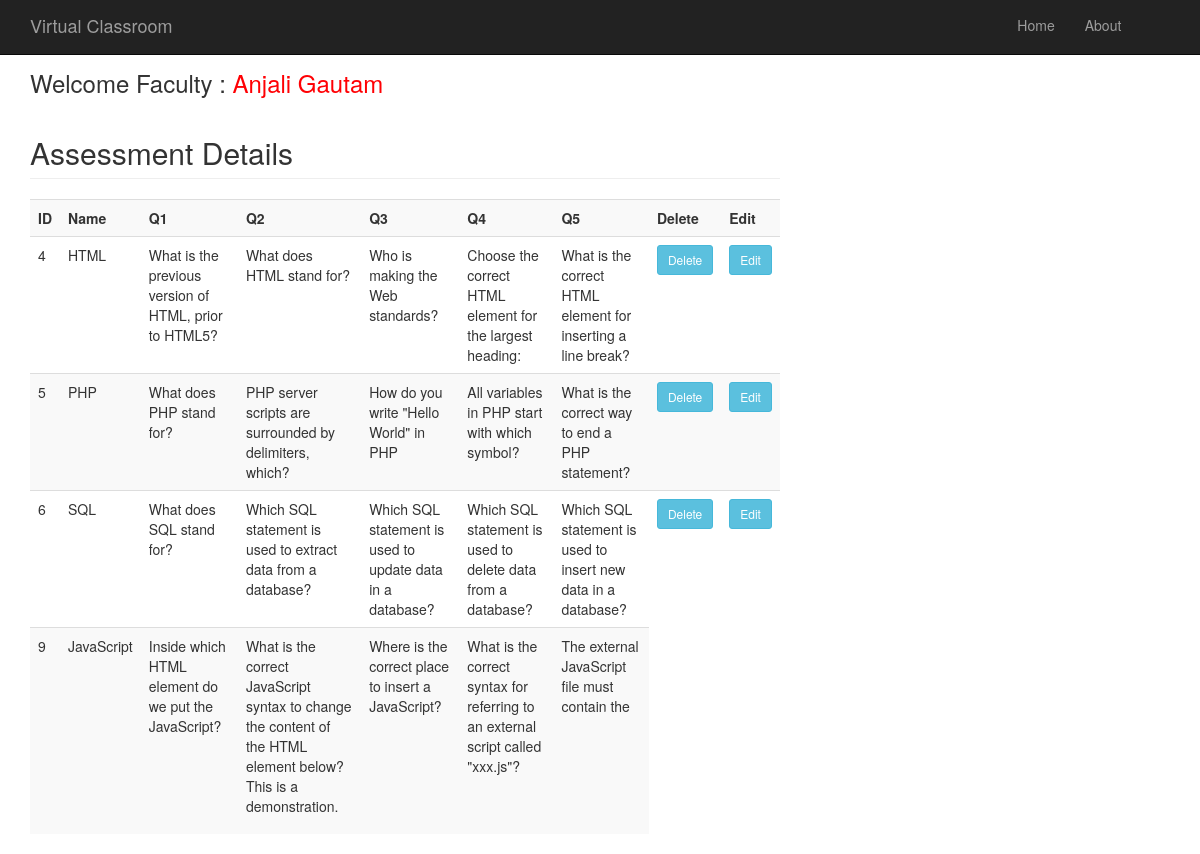
The app's page /manageassessment.php (signed in) with its own data.
### tables this page shows
CREATE TABLE `examdetails` (
  `ExamID` int(50) NOT NULL,
  `ExamName` varchar(50) NOT NULL,
  `Q1` varchar(10000) NOT NULL,
  `Q2` varchar(10000) NOT NULL,
  `Q3` varchar(10000) NOT NULL,
  `Q4` varchar(10000) NOT NULL,
  `Q5` varchar(10000) NOT NULL
);

### manageassessment.php (the view, shortened to what this page needs)
<?php
$fname = $_SESSION[ "fname" ];
?>
<?php include('fhead.php');  ?>
<div class="container">
	<div class="row">
		<div class="col-md-8">
			<h3> Welcome Faculty : <a href="welcomefaculty.php" ><span style="color:#FF0004"> <?php echo $fname; ?></span></a> </h3>
			<?php
				include('database.php');
				$sql="SELECT * FROM examdetails";
				$rs=mysqli_query($connect,$sql);
				echo "<h2 class='page-header'>Assessment Details</h2>";
				echo "<table class='table table-striped' style='width:100%'>
				<tr>
					<th>ID</th>
					<th>Name</th>
					<th>Q1</th>
					<th>Q2</th>
					<th>Q3</th>
					<th>Q4</th>
					<th>Q5</th>
					<th>Delete</th>
					<th>Edit</th>
				</tr>";
				while($row=mysqli_fetch_array($rs))
				{
				?>
			<tr>
				<td>
					<?PHP echo $row['ExamID'];?>
				</td>
				<td>
					<?PHP echo $row['ExamName'];?>
				</td>
				<td>
					<?PHP echo $row['Q1'];?>
				</td>
				<td>
					<?PHP echo $row['Q2'];?>
				</td>
				<td>
					<?PHP echo $row['Q3'];?>
				</td>
				<td>
					<?PHP echo $row['Q4'];?>
				</td>
				<td>
					<?PHP echo $row['Q5'];?>
				</td>
				<td><a href="manageassessment.php?deleteid=<?php echo $row['ExamID']; ?>"> <input type="button" Value="Delete"  class="btn btn-info btn-sm"  data-toggle="modal" data-target="#myModal"></a>
				<td><a href="manageassessment2.php?editassid=<?php echo $row['ExamID']; ?>"> <input type="button" Value="Edit"  class="btn btn-info btn-sm"  data-toggle="modal" data-target="#myModal"></a>
				</td>
				</td>
			</tr>
			<?php
			}
			?>
	<?php include('allfoot.php');  ?>

### fhead.php (shortened to what this page needs)
<!doctype html>
<html lang="en">
<head>
    <link href="css/bootstrap.min.css" rel="stylesheet">
    <link href="css/modern-business.css" rel="stylesheet">
    <link href="font-awesome/css/font-awesome.min.css" rel="stylesheet" type="text/css">
</head>
<body>
<header>
    <nav class="navbar navbar-inverse navbar-fixed-top" role="navigation">
        <div class="container">
            <div class="navbar-header">
                <a class="navbar-brand" href="index">Virtual Classroom</a>
            </div>
            <div class="collapse navbar-collapse" id="bs-example-navbar-collapse-1">
                <ul class="nav navbar-nav navbar-right">
                    <li>
                        <a href="welcomefaculty">Home</a>
                    </li>
                       <li>
                        <a href="about">About</a>
                    </li>
					 <li>
                        <a href="logoutfaculty" style="font-size: x-large;"><span class="glyphicon glyphicon-off title=" title="logout"></span> </a>
                    </li>
                </ul>
            </div>
        </div>
    </nav>
</header>

### allfoot.php (shortened to what this page needs)
</body>
</html>

### css/modern-business.css (style rules this page uses)
html, body { height: 100%; }
body { padding-top: 50px; }

### records on screen
examdetails: ExamID "4", ExamName "HTML", Q1 "What is the previous version of HTML, prior to HTML5?", Q2 "What does HTML stand for?", Q3 "Who is making the Web standards?", Q4 "Choose the correct HTML element for the largest heading:", Q5 "What is the correct HTML element for inserting a line break?"
examdetails: ExamID "5", ExamName "PHP", Q1 "What does PHP stand for?", Q2 "PHP server scripts are surrounded by delimiters, which?", Q3 "How do you write \"Hello World\" in PHP", Q4 "All variables in PHP start with which symbol?", Q5 "What is the correct way to end a PHP statement?"
examdetails: ExamID "6", ExamName "SQL", Q1 "What does SQL stand for?", Q2 "Which SQL statement is used to extract data from a database?", Q3 "Which SQL statement is used to update data in a database?", Q4 "Which SQL statement is used to delete data from a database?", Q5 "Which SQL statement is used to insert new data in a database?"
examdetails: ExamID "9", ExamName "JavaScript", Q1 "Inside which HTML element do we put the JavaScript?", Q2 "What is the correct JavaScript syntax to change the content of the HTML element below? This is a demonstration.", Q3 "Where is the correct place to insert a JavaScript?", Q4 "What is the correct syntax for referring to an external script called \"xxx.js\"?", Q5 "The external JavaScript file must contain the"

### other values on screen
$fname "Anjali Gautam"
